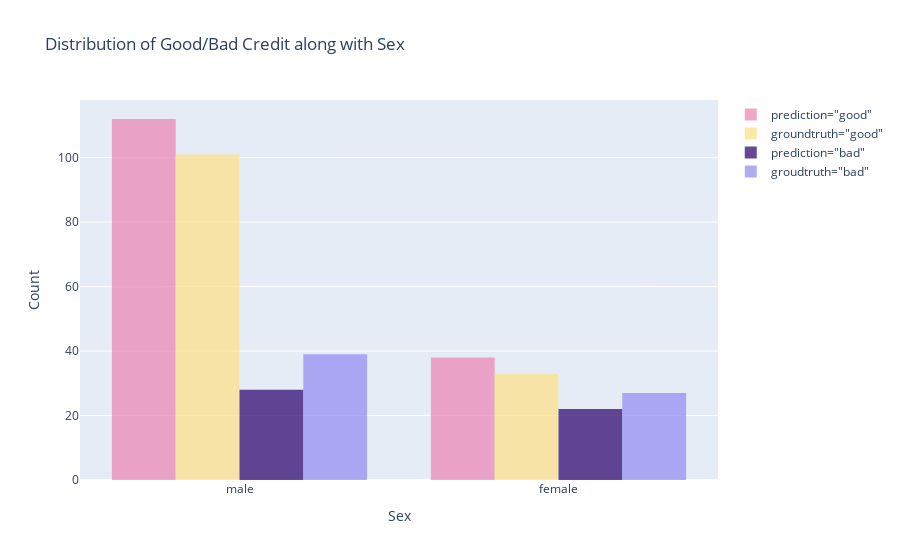

The notebook cell saved with this chart:
### Code cell
# visualize the results
fig = go.Figure()
fig.add_trace(go.Histogram(
    x=val_full[val_full['Risk_pred(protected=Sex, model=RF)']=='good']['Sex'],
    marker_color='#EB89B5',
    opacity=0.75,
    name='prediction="good"'
))
fig.add_trace(go.Histogram(
    x=val_full[val_full['Risk']=='good']['Sex'],
    marker_color='#FDE18A',
    opacity=0.75,
    name='groundtruth="good"'
))
fig.add_trace(go.Histogram(
    x=val_full[val_full['Risk_pred(protected=Sex, model=RF)']=='bad']['Sex'],
    marker_color='#330C73',
    opacity=0.75,
    name='prediction="bad"'
))
fig.add_trace(go.Histogram(
    x=val_full[val_full['Risk']=='bad']['Sex'],
    marker_color='#9591F3',
    opacity=0.75,
    name='groudtruth="bad"'
))
fig.update_layout(
    title_text='Distribution of Good/Bad Credit along with Sex',
    xaxis_title='Sex',
    yaxis_title='Count'
)
fig.write_image('../results/anti-classification-sex.png', scale=5)
fig.show()

### Figure 1 — Plotly figure (JSON) as saved in the notebook; plotly's stock layout.template omitted (floating-point values rounded to 4 significant figures; data arrays with more than 128 entries replaced by an {"elided": "..."} marker saying what was removed)
{"data": [{"marker": {"color": "#EB89B5"}, "name": "prediction=\"good\"", "opacity": 0.75, "type": "histogram", "x": {"elided": "150 str values"}}, {"marker": {"color": "#FDE18A"}, "name": "groundtruth=\"good\"", "opacity": 0.75, "type": "histogram", "x": {"elided": "134 str values"}}, {"marker": {"color": "#330C73"}, "name": "prediction=\"bad\"", "opacity": 0.75, "type": "histogram", "x": ["female", "female", "male", "male", "female", "male", "male", "male", "male", "female", "female", "male", "male", "female", "female", "male", "female", "female", "female", "male", "female", "male", "male", "female", "female", "female", "female", "female", "male", "male", "female", "male", "male", "male", "male", "male", "female", "male", "male", "female", "female", "female", "male", "male", "male", "male", "male", "female", "male", "male"]}, {"marker": {"color": "#9591F3"}, "name": "groudtruth=\"bad\"", "opacity": 0.75, "type": "histogram", "x": ["female", "male", "male", "male", "female", "male", "male", "male", "female", "female", "male", "male", "male", "male", "female", "male", "male", "male", "male", "male", "male", "female", "female", "male", "female", "male", "female", "female", "female", "female", "male", "female", "female", "male", "female", "male", "female", "male", "female", "male", "female", "female", "male", "male", "female", "female", "male", "male", "female", "female", "male", "male", "male", "male", "female", "male", "male", "female", "female", "male", "male", "male", "male", "male", "female", "male"]}], "layout": {"title": {"text": "Distribution of Good/Bad Credit along with Sex"}, "xaxis": {"title": {"text": "Sex"}}, "yaxis": {"title": {"text": "Count"}}}}
